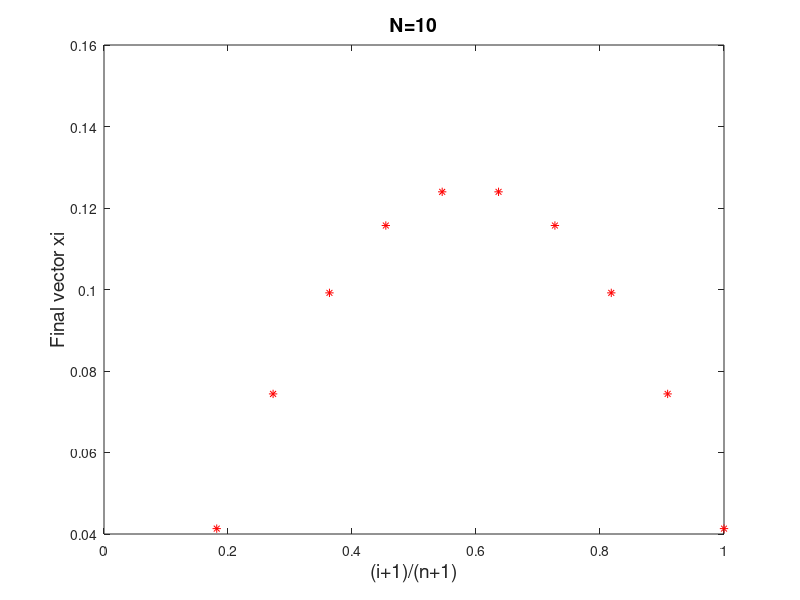
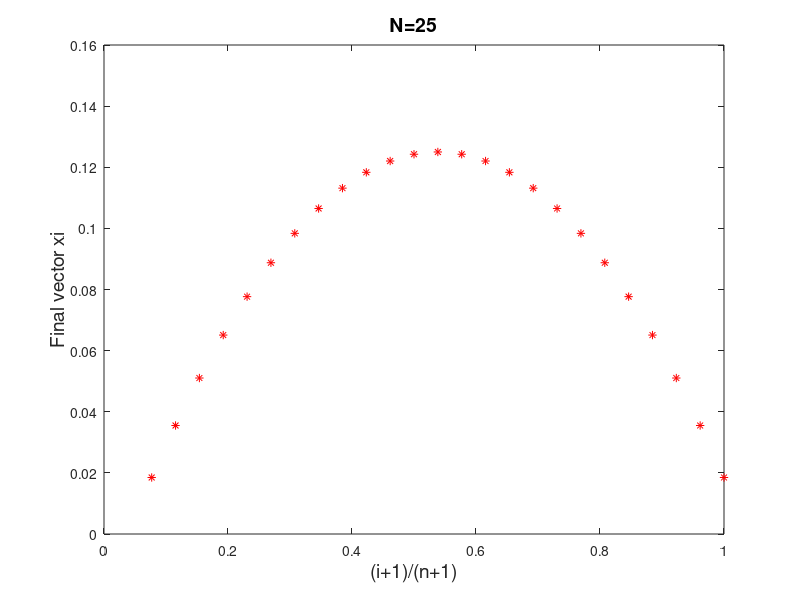
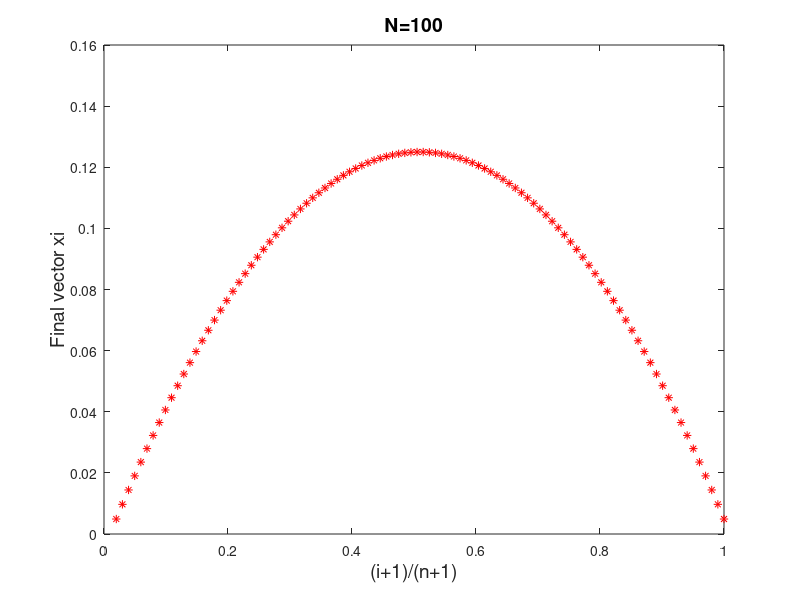

MATLAB code for these plots, in order:
vector10=[0.0413223,0.0743802,0.0991736,0.115702,0.123967,0.123967,0.115702,0.0991736,0.0743802,0.0413223];
vector25=[0.0184911,0.035503,0.0510355,0.0650888,0.0776627,0.0887574,0.0983728,0.106509,0.113166,0.118343,0.122041,0.12426,0.125,0.12426,0.122041,0.118343,0.113166,0.106509,0.0983728,0.0887574,0.0776627,0.0650888,0.0510355,0.035503,0.0184911];
vector100=[0.00490148,0.00970493,0.0144104,0.0190177,0.0235271,0.0279384,0.0322517,0.036467,0.0405843,0.0446035,0.0485247,0.0523478,0.0560729,0.0597,0.0632291,0.0666601,0.0699931,0.0732281,0.0763651,0.079404,0.0823449,0.0851877,0.0879326,0.0905794,0.0931281,0.0955789,0.0979316,0.100186,0.102343,0.104402,0.106362,0.108225,0.109989,0.111656,0.113224,0.114695,0.116067,0.117341,0.118518,0.119596,0.120576,0.121459,0.122243,0.122929,0.123517,0.124007,0.1244,0.124694,0.12489,0.124988,0.124988,0.12489,0.124694,0.1244,0.124007,0.123517,0.122929,0.122243,0.121459,0.120576,0.119596,0.118518,0.117341,0.116067,0.114695,0.113224,0.111656,0.109989,0.108225,0.106362,0.104402,0.102343,0.100186,0.0979316,0.0955789,0.0931281,0.0905794,0.0879326,0.0851877,0.0823449,0.079404,0.0763651,0.0732281,0.0699931,0.0666601,0.0632291,0.0597,0.0560729,0.0523478,0.0485247,0.0446035,0.0405843,0.036467,0.0322517,0.0279384,0.0235271,0.0190177,0.0144104,0.00970493,0.00490148];

xvec10=zeros(10,1);
xvec25=zeros(25,1);
xvec100=zeros(100,1);

for i=1:10
    xvec10(i)=(i+1)/11;
end


for i=1:25
    xvec25(i)=(i+1)/26;
end

for i=1:100
    xvec100(i)=(i+1)/101;
end

plot(xvec10,vector10,'r*');
xlabel('(i+1)/(n+1)','FontSize', 14);
ylabel('Final vector xi','FontSize', 14);
title('N=10','FontSize', 14);
figure
plot(xvec25,vector25,'r*');
xlabel('(i+1)/(n+1)','FontSize', 14);
ylabel('Final vector xi','FontSize', 14);
title('N=25','FontSize', 14);
figure
plot(xvec100,vector100,'r*');
xlabel('(i+1)/(n+1)','FontSize', 14);
ylabel('Final vector xi','FontSize', 14);
title('N=100','FontSize', 14);